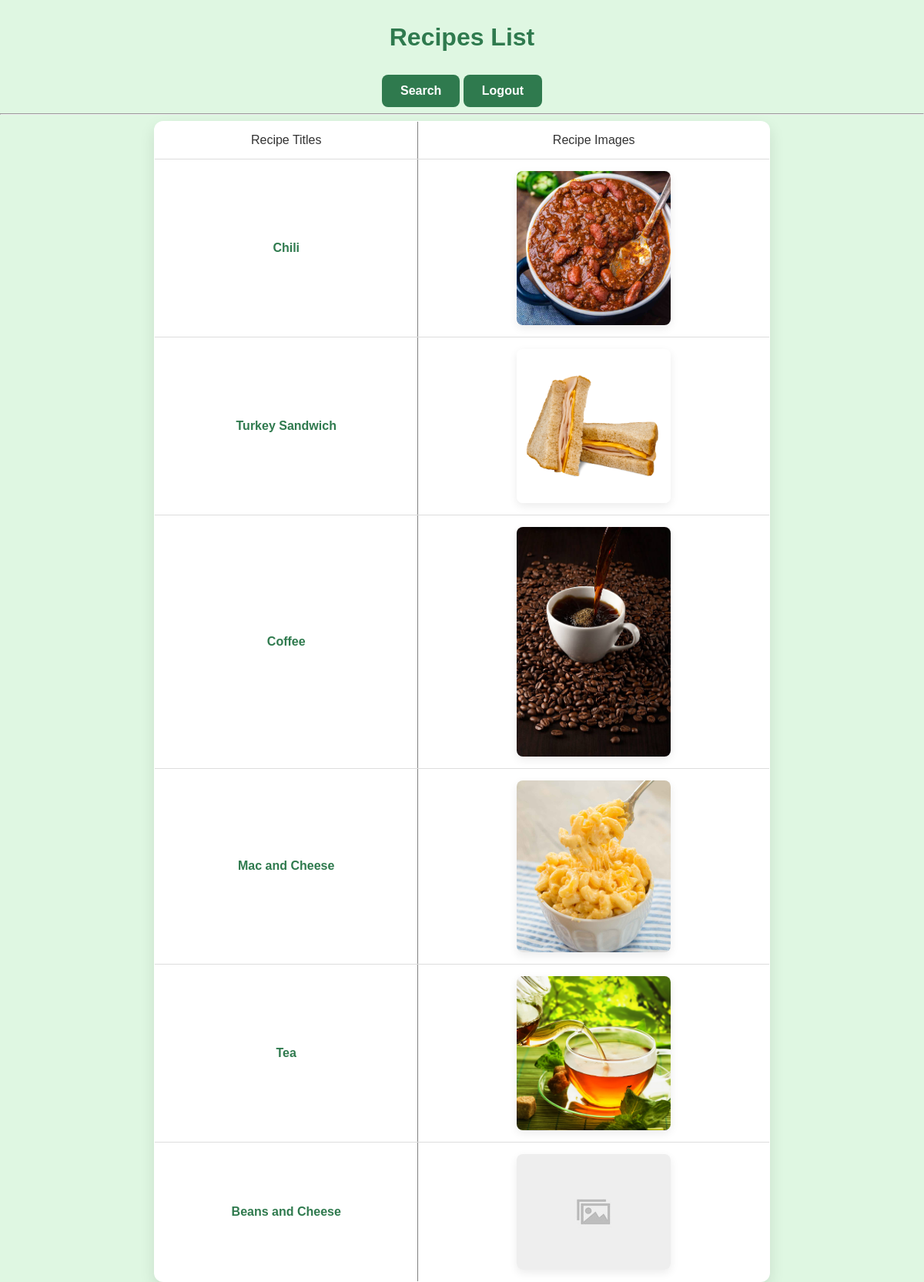
Page /recipes/list/ (signed in) on the committed database.
### recipes/models.py (models this page shows, shortened)
class Recipe(models.Model):
  name = models.CharField(max_length=120)
  ingredients = models.ManyToManyField(Ingredient)
  cooking_time = models.FloatField(
    help_text='in minutes',
    verbose_name = 'cooking_time'
  )
  difficulty = models.CharField(
    max_length=12,
    choices=difficulty_choices,
    default='intermediate'
  )
  pic = models.ImageField(upload_to='recipes', default='no_picture.jpg')
  def get_absolute_url(self):
    return reverse ('recipes:detail', kwargs={'pk': self.pk})

### recipes/views.py (the view)
# urls.py: path('list/', RecipeListView.as_view(), name='list'),
class RecipeListView(LoginRequiredMixin, ListView):
  model = Recipe
  template_name = 'recipes/recipes_main.html'

### recipes/templates/recipes/recipes_main.html (shortened to what this page needs)
<h1>Recipes List</h1>
<a href ="{% url 'recipes:search' %}" class="btn">Search</a>
<a href ="{% url 'logout' %}" class="btn">Logout </a>
<hr>
<table border="1" cellpadding="5" cellspacing = "5">
   <tr>
       <td>Recipe Titles</td>
       <td>Recipe Images</td>
   </tr>
   {% for object in object_list %}
   <tr>
       <td><a href = "{{object.get_absolute_url}}">
        {{object.name}}
       </a></td>
       <td><img src="{{object.pic.url}}" width="200" height="200"></td>
   </tr>
   {% endfor %}
</table>

### recipes/templates/recipes/recipes_main.html (style rules this page uses)
h1 { color: #2f7a4e; margin: 30px 0; }
table { margin: 0 auto; border-collapse: collapse; width: 90%; max-width: 800px; background: white; border-radius: 12px; overflow: hidden; box-shadow: 0 8px 20px rgba(0,0,0,0.1); }
th, td { padding: 15px; border-bottom: 1px solid #ddd; text-align: center; }
td { font-size: 1rem; }
a { color: #2f7a4e; text-decoration: none; font-weight: bold; }
img { border-radius: 8px; max-width: 200px; height: auto; box-shadow: 0 4px 12px rgba(0,0,0,0.08); }
.btn { display: inline-block; padding: 12px 24px; background-color: #2f7a4e; color: white; text-decoration: none; font-size: 1rem; border-radius: 8px; transition: background-color 0.2s ease, transform 0.1s ease; }

### rows in the picture
Recipe: name "Chili", pic (picture)
Recipe: name "Turkey Sandwich", pic (picture)
Recipe: name "Coffee", pic (picture)
Recipe: name "Mac and Cheese", pic (picture)
Recipe: name "Tea", pic (picture)
Recipe: name "Beans and Cheese", pic (placeholder picture)
